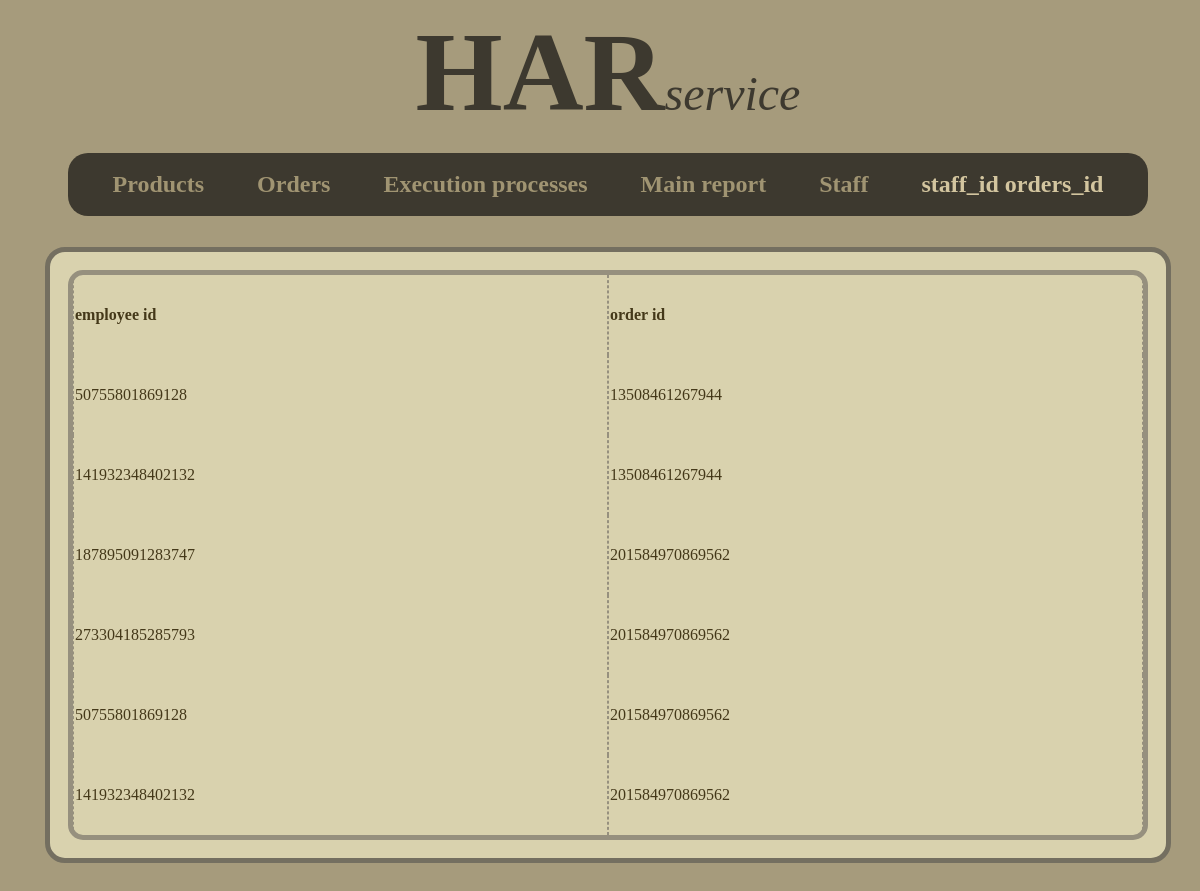
The app's page /staff_id_orders_id (signed in), older data.
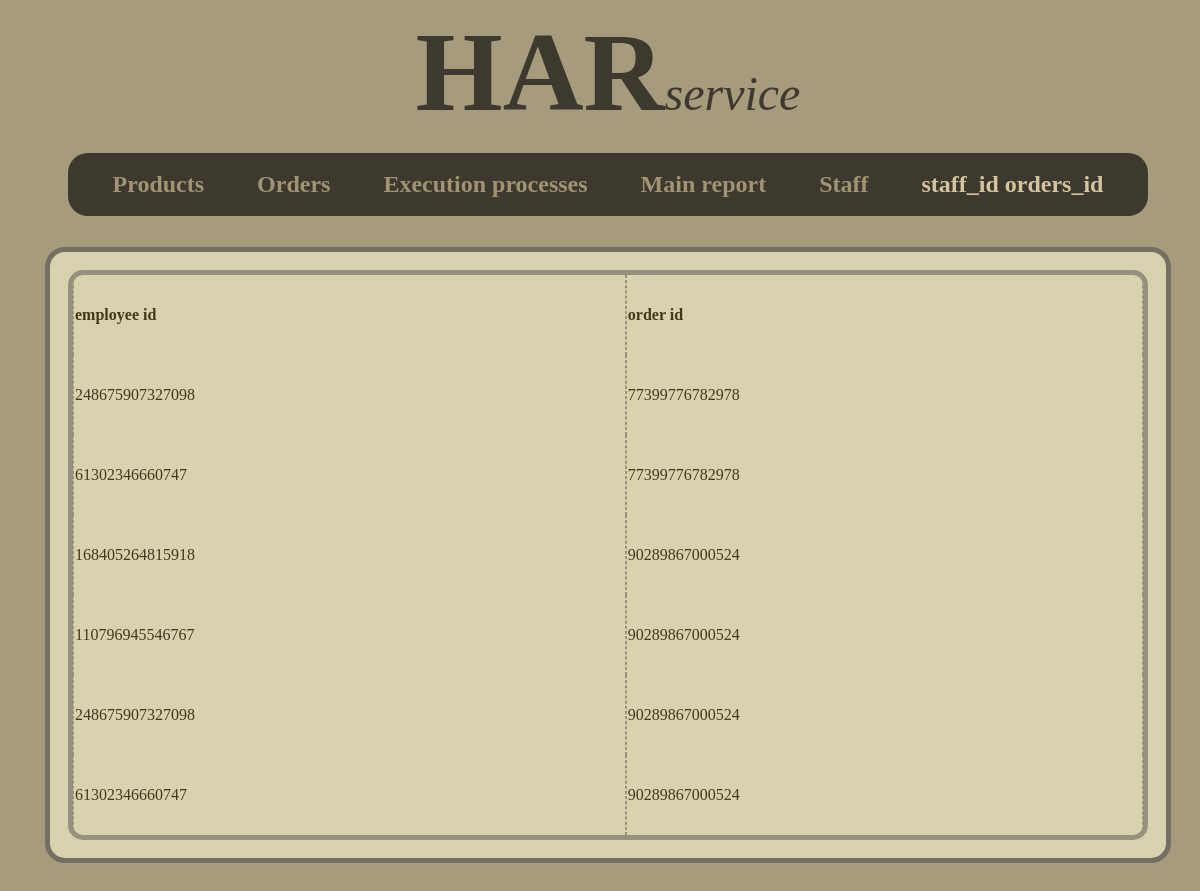
The same page, newer data.
### tables this page shows
CREATE TABLE "staff_id_orders_id" (
	"employee_id"	INTEGER,
	"order_id"	INTEGER,
	FOREIGN KEY("employee_id") REFERENCES "Staff"("employee_id"),
	FOREIGN KEY("order_id") REFERENCES "Orders"("order_id")
);

### Back_flask.py (the view)
@app.route("/staff_id_orders_id")
def staff_id_orders_id():
    if "Logged" not in session:
        return redirect(url_for("login"))
    return render_template("staff_id_orders_id.html", title = "staff_id orders_id", table = repos.staff_id_orders_id_showAll())

### DB/repos.py (called while the page is built)
def staff_id_orders_id_showAll():
    con = sqlite3.connect("DB/HAR_DB.db")
    c = con.cursor()
    staff_id_orders_id = c.execute("SELECT * FROM staff_id_orders_id").fetchall()
    c.close()
    con.close()
    return staff_id_orders_id

### templates/staff_id_orders_id.html (shortened to what this page needs)
{% extends "base.html" %}
{% block header %}
    {{super()}}
{% endblock %}
{% block navigation %}
    {{super()}}
{% endblock %}
{% block content %}
    <div class="information_content">
        <table class="table">
            <thead>
                <tr>
                    <th>employee id</th>
                    <th>order id</th>
                </tr>
            </thead>
            <tbody>
                {% for row in table -%}
                    <tr>
                        {% for item in row -%}
                            <td>{{item}}</td>
                        {% endfor -%}
                    </tr>
                {% endfor -%}
            </tbody>
        </table>
    </div>
{% endblock %}

### templates/Base.html (shortened to what this page needs)
<!DOCTYPE html>
<html>
    <head>
        <link rel="stylesheet" type="text/css" href="{{url_for('static', filename='css/style.css')}}">
    </head>
    <body id="{{title}}">
        {% block header -%}
            <div class="logo">
                <span class="bigletter">
                    HAR</span><span class="smallletter">service
                </span>
            </div>
        {% endblock -%}
        <div class="main_content">
            {% block navigation -%}
                <nav>
                    <ul>
                        <li><a class="Products" href="{{url_for('Products')}}">Products</a></li>
                        <li><a class="Orders" href="{{url_for('Orders')}}">Orders</a></li>
                        <li><a class="Execution_processes" href="{{url_for('Execution_processes')}}">Execution processes</a></li>
                        <li><a class="Main_report" href="{{url_for('index')}}">Main report</a></li>
                        <li><a class="Staff" href="{{url_for('Staff')}}">Staff</a></li>
                        <li><a class="staff_id_orders_id" href="{{url_for('staff_id_orders_id')}}">staff_id orders_id</a></li>
                    </ul>
                </nav>
            {% endblock -%}
            {% block content -%}
            {% endblock -%}
        </div>
    </body>
</html>

### static/css/style.css (style rules this page uses)
body { background-color: #A69B7C; width: 100%; height: 100vh; color: #443819; min-height: 20px; }
.logo { height: 15% auto; text-align: center; color: #3d392f; }
.logo > .bigletter { font-weight: bold; font-size: 7em; }
.logo > .smallletter { font-style: italic; font-size: 3em; }
.main_content { display: flex; flex-direction: column; box-sizing: border-box; min-height: 100vh; align-items: center; }
nav { width: 90%; }
nav > ul { display: flex; flex-wrap: wrap; padding: 1.5vw; background-color: #3d392f; border-radius: 20px; align-items: center; justify-content: space-around; list-style-type: none; }
nav li { margin-left: 0.5em; margin-right: 0.5em; }
nav a { text-decoration: none; font-size: 1.5em; font-weight: bold; color: #a09472; }
a.activePage, a:hover { color: #d3c59f; }
.information_content { border: #746f60 thick solid; display: flex; flex-direction: column; width: 90%; min-height: 100%; margin: 15px auto; background-color: #D9D2AE; padding: 1.5vw; border-radius: 20px; }
.information_content table { width: 100%; word-break: normal; text-align: justify; border: #96907e thick solid; border-radius: 15px; border-spacing: 0; }
.information_content table td, .information_content table th { border-left: #96907e thin dashed; border-right: #96907e thin dashed; overflow: hidden; max-width: 15em; }
.information_content table tr { max-height: 30em; min-height: 30em; height: 5em; }

Row changes from the older to the newer data that the page shows:
changed staff_id_orders_id (number 1 of 6 on the later page): employee "50755801869128" → "248675907327098"; order "13508461267944" → "77399776782978"
changed staff_id_orders_id (number 2 of 6 on the later page): employee "141932348402132" → "61302346660747"; order "13508461267944" → "77399776782978"
changed staff_id_orders_id (number 3 of 6 on the later page): employee "187895091283747" → "168405264815918"; order "201584970869562" → "90289867000524"
changed staff_id_orders_id (number 4 of 6 on the later page): employee "273304185285793" → "110796945546767"; order "201584970869562" → "90289867000524"
changed staff_id_orders_id (number 5 of 6 on the later page): employee "50755801869128" → "248675907327098"; order "201584970869562" → "90289867000524"
changed staff_id_orders_id (number 6 of 6 on the later page): employee "141932348402132" → "61302346660747"; order "201584970869562" → "90289867000524"
